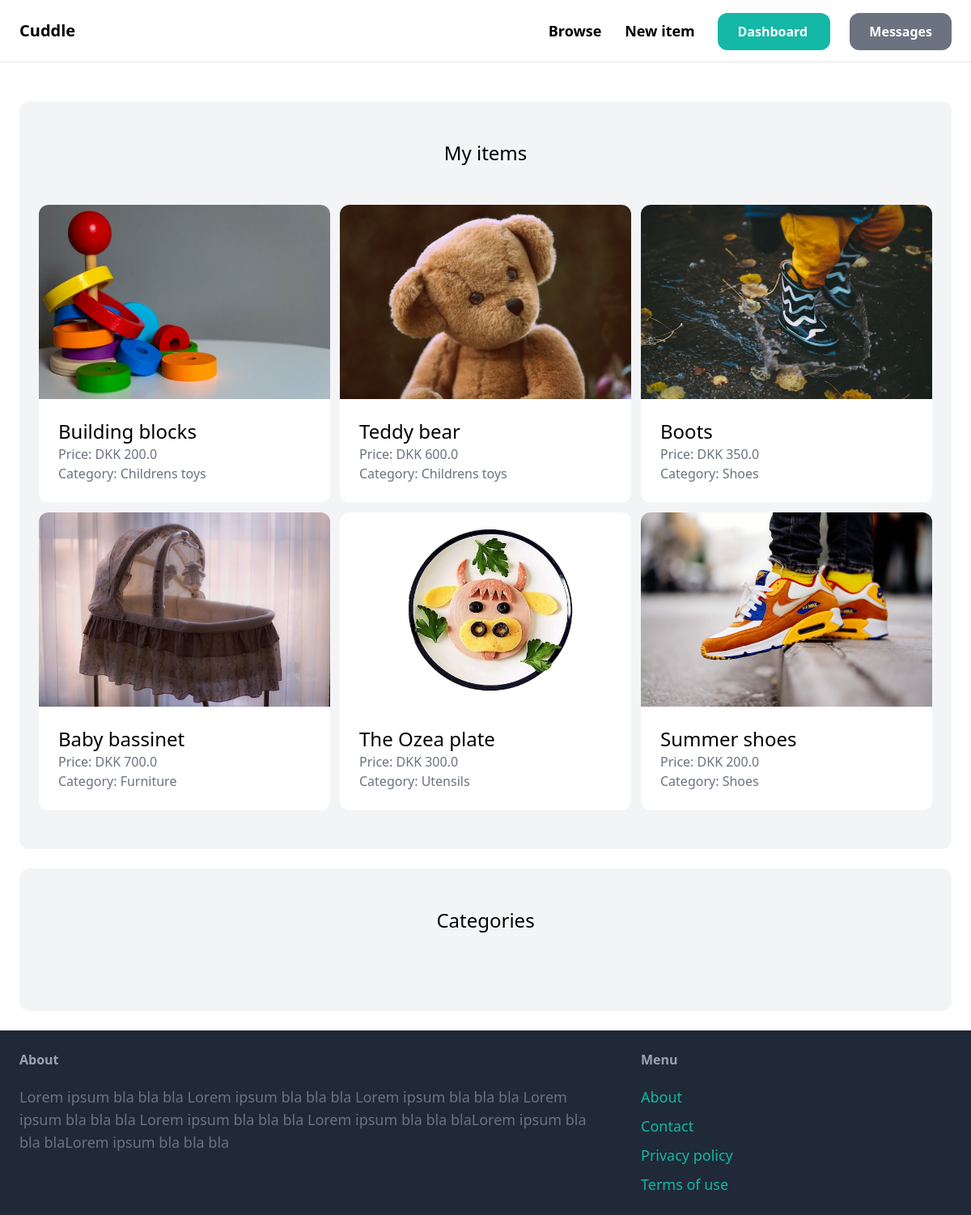
Before: /dashboard/ (signed in) with the older database file.
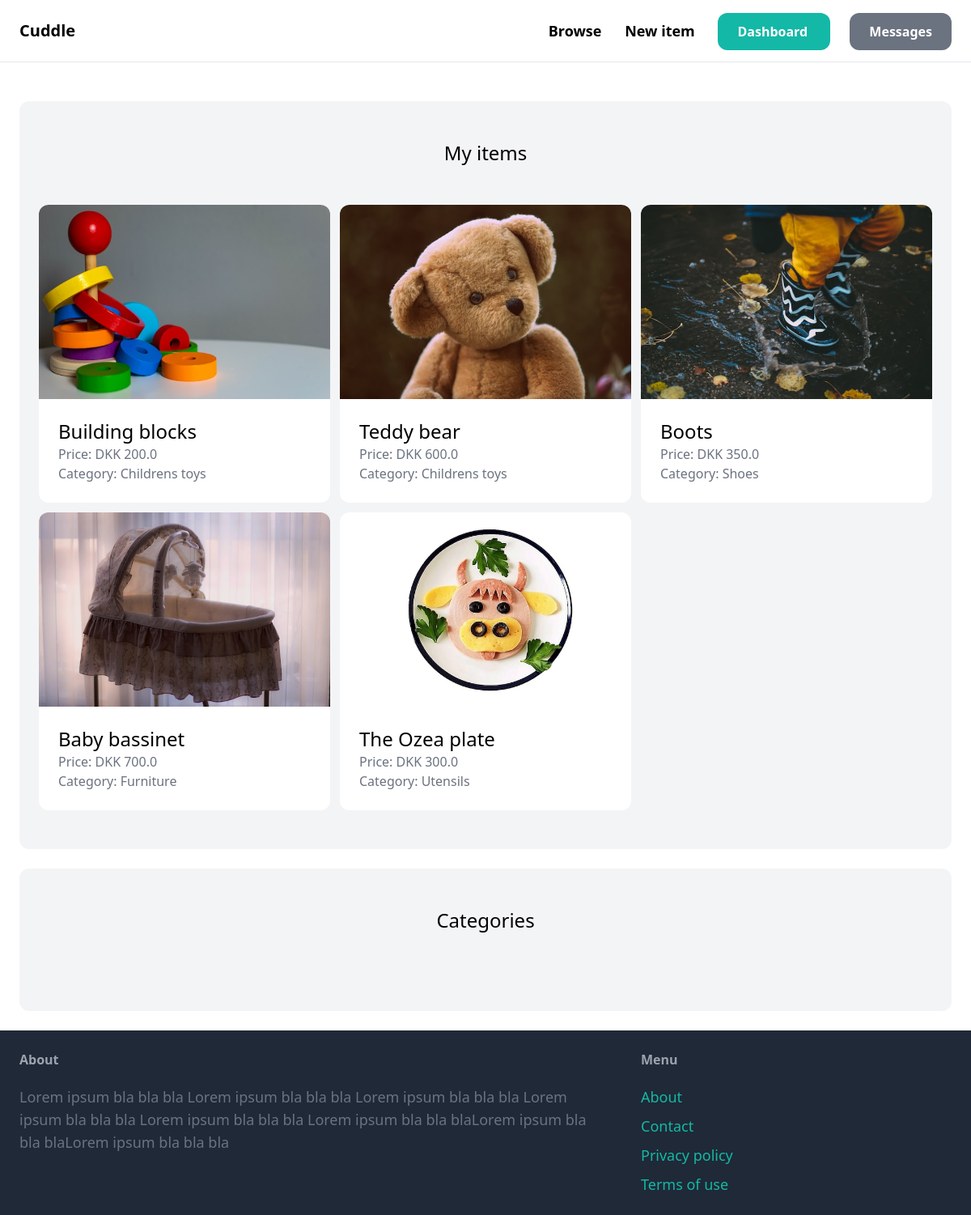
After: the same page with the newer database file.
### item/models.py (models this page shows, shortened)
class item(models.Model):
    name = models.CharField(max_length=255)
    description = models.TextField(blank=True, null=True)
    price = models.FloatField()
    image = models.ImageField(upload_to='item_images',blank=True, null=True)
    is_sold = models.BooleanField(default=False)
    created_at = models.DateTimeField(auto_now_add=True)
    created_by = models.ForeignKey(User, related_name='items', on_delete=models.CASCADE)
    category = models.ForeignKey(Category, related_name='items', on_delete=models.CASCADE)

class Category(models.Model):
    name = models.CharField(max_length=255)
    class Meta:
        ordering = ('name',)
        verbose_name_plural = 'Categories'
    def __str__(self):
        return self.name

### dashboard/views.py (the view)
# urls.py: path('', views.index, name= 'index'),
@login_required
def index(request):
    items = item.objects.filter(created_by= request.user)
    return render (request, 'dashboard.html', {
        'items':items
    })

### dashboard/templates/dashboard.html (shortened to what this page needs)
{% extends 'base.html' %}
{% block content%}
    <div class="mt-6 px-6 py-12 bg-gray-100 rounded-xl">
        <h2 class="mb-12 text-2xl text-center"> My items </h2>
        <div class="grid grid-cols-3 gap-3">
            {% for item in items %}
                <div>
                    <a href="{% url 'item:detail' item.id %}">
                        <div>
                            <img src="{{ item.image.url }}" class="rounded-t-xl">
                        </div>
                        <div class="p-6 bg-white rounded-b-xl">
                            <h2 class="text-2xl"> {{ item.name }}</h2>
                            <p class="text-gray-500"> Price: DKK {{ item.price }}</p>
                            <p class="text-gray-500"> Category: {{ item.category }}</p>
                        </div>
                    </a>
                </div>
            {% endfor %}
        </div>
    </div>
    <div class="mt-6 px-6 py-12 bg-gray-100 rounded-xl">
        <h2 class="mb-12 text-2xl text-center"> Categories </h2>
    </div>
{% endblock %}

### core/templates/base.html (shortened to what this page needs)
<!DOCTYPE html>
<html>
    <head>
        <script src="https://cdn.tailwindcss.com"></script>
    </head>
    <body>
        <nav class="px-6 py-6 flex justify-between items-center border-b border-gray-200">
            <a href="/" class="text-xl font-semibold"> Cuddle </a>
            <div class="space-x-6">
                <a href="{% url 'item:items' %}" class="text-lg font-semibold hover:text-gray-500"> Browse </a>
                {% if request.user.is_authenticated %}
                <a href="{% url 'item:new' %}" class="text-lg font-semibold hover:text-gray-500"> New item </a>
                <a href="{% url 'dashboard:index' %}" class="px-6 py-3 font-semibold bg-teal-500 text-white rounded-xl hover:bg-teal-700"> Dashboard </a>
                <a href="{% url 'inbox:inbox_view' %}" class="px-6 py-3 font-semibold bg-gray-500 text-white rounded-xl hover:bg-gray-700"> Messages </a>
                {% else %}
                <a href="{% url 'core:signup' %}" class="px-6 py-3 font-semibold bg-teal-500 text-white rounded-xl hover:bg-teal-700"> Sign up </a>
                <a href="{% url 'core:login' %}" class="px-6 py-3 font-semibold bg-gray-500 text-white rounded-xl hover:bg-gray-700"> Log in </a>
                {% endif %}
            </div>
        </nav>
        <div class = "px-6 py-6">
            {% block content%}
            {% endblock %}
        </div>
    </body>
    <footer class="py-6 px-6 flex justify-between bg-gray-800">
        <div class="w-2/3 pr-10">
            <h3 class="mb-5 font-semibold text-gray-400"> About </h3>
            <p class="text-lg text-gray-500"> Lorem ipsum bla bla bla Lorem ipsum bla bla bla Lorem ipsum bla bla bla Lorem ipsum bla bla bla Lorem ipsum bla bla bla
                Lorem ipsum bla bla blaLorem ipsum bla bla blaLorem ipsum bla bla bla
            </p>
        </div>
        <div class="w-1/3">
            <h3 class="mb-5 font-semibold text-gray-400"> Menu </h3>
            <ul class="space-y-2">
                <li><a href="#" class="text-lg text-teal-500 hover:text-teal-700">About </a></li>
                <li><a href=" {% url 'core:contact' %}" class="text-lg text-teal-500 hover:text-teal-700">Contact </a></li>
                <li><a href="#" class="text-lg text-teal-500 hover:text-teal-700">Privacy policy </a></li>
                <li><a href="#" class="text-lg text-teal-500 hover:text-teal-700">Terms of use </a></li>
            </ul>
        </div>
    </footer>
</html>

Changed rows visible on the page:
no longer on this page (row edited): item: image (picture), name "Summer shoes", price "200.0", category "Shoes"
